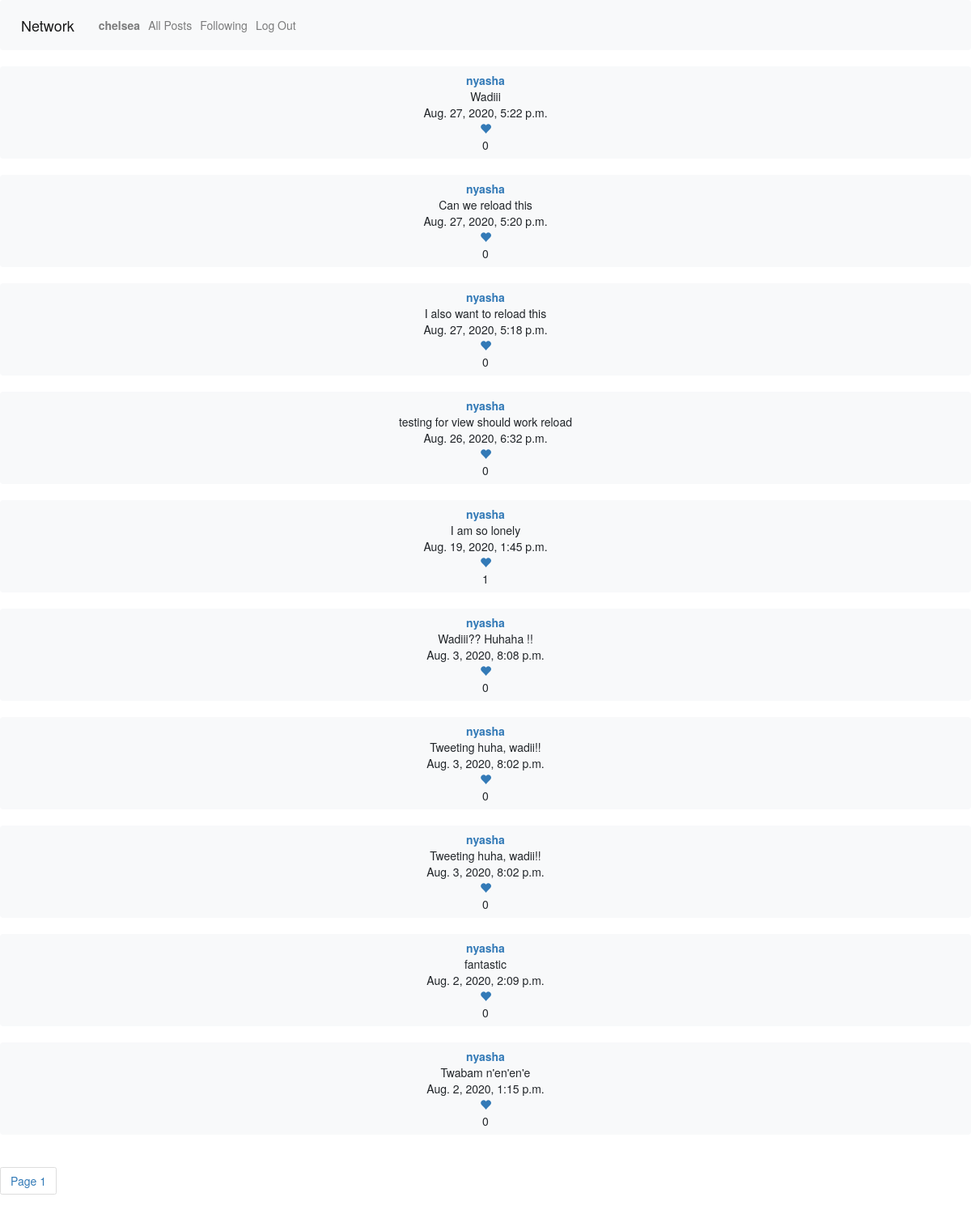
The page /followingbox (signed in) on the database as committed earlier.
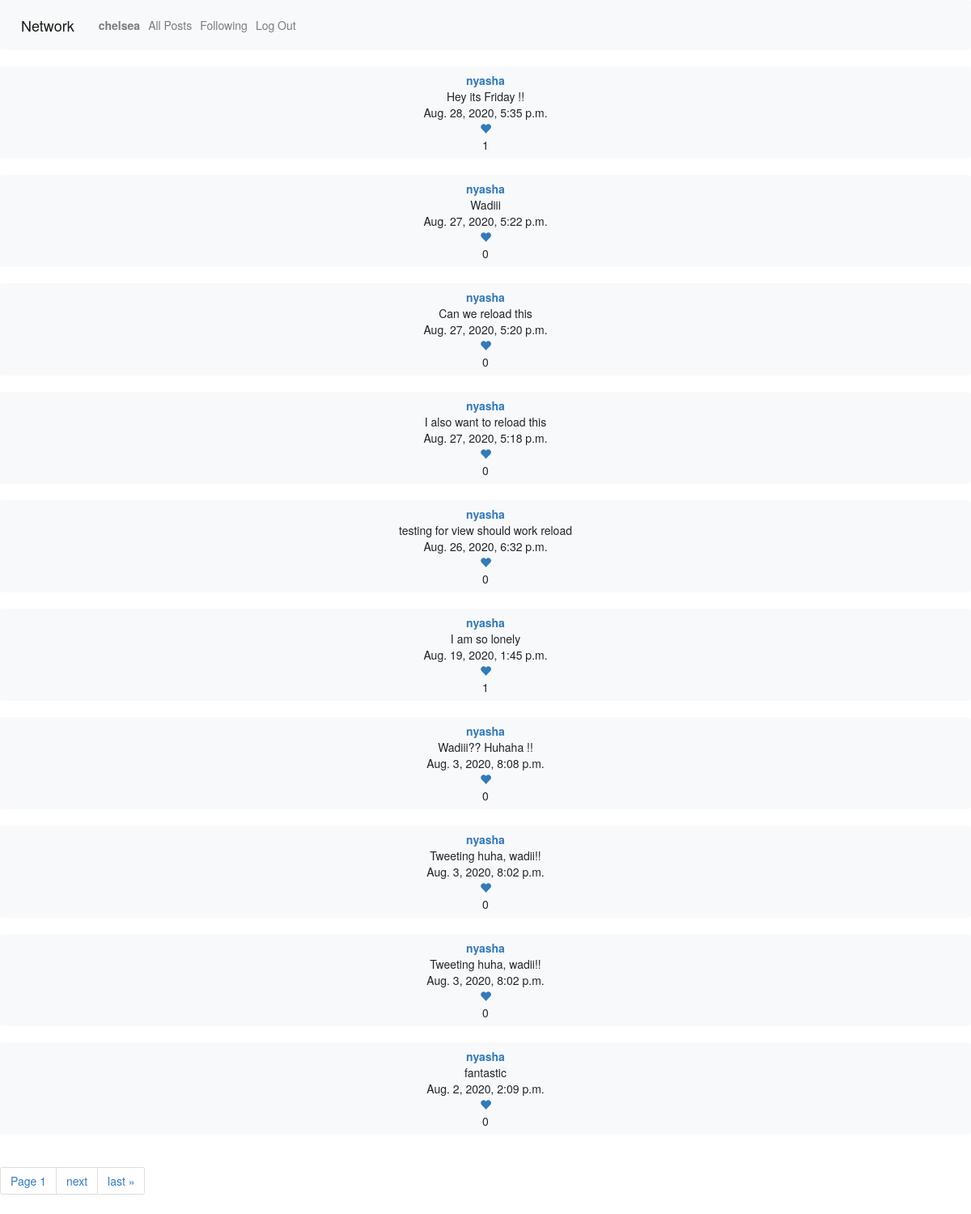
The same page on the database as committed later.
### network/models.py (models this page shows, shortened)
class Tweet(models.Model):
    user = models.ForeignKey(User, related_name="tweets", on_delete=models.CASCADE)
    body = models.TextField(blank=True)
    timestamp = models.DateTimeField(auto_now_add=True)

class User(AbstractUser):
    def serialize(self):
        return{
            "id": self.id,
            "username":self.username,
            "tweets": [{"id":tweets.id,"body": tweets.body, "time": tweets.timestamp} for tweets in self.tweets.order_by("-timestamp").all()],
            "following":[user.following_user_id.id for user in self.following.all()],
            "followers":[user.user_id.id for user in self.followers.all()]
        }

### network/views.py (the view)
# urls.py: path("followingbox", views.followingbox, name="followingbox"),
@login_required
def followingbox(request):
    if request.method == "GET":
        followed_people = UserFollowing.objects.filter(user_id=request.user).values('following_user_id')
        tweets = Tweet.objects.filter(user__in=followed_people)
        tweets = tweets.order_by("-timestamp").all()
        paginator = Paginator(tweets, 10)
        page_number = request.GET.get('page')
        tweets_obj = paginator.get_page(page_number)
        return render(request, 'network/followed_view.html', {'tweets_obj': tweets_obj})
    else:
        return JsonResponse({"error": "Invalid tweetbox."}, status=400)

### network/templates/network/followed_view.html (shortened to what this page needs)
{% extends "network/layout.html" %}
{% load static %}
{% block body %}
<div id="all_tweets_view">
    <div id="all_tweets_list">
    {% for tweet in tweets_obj %}
    <button class="tweet btn btn-light bd btn-block"><a href="{% url 'poster_profile' tweet.user.id %}"><b>{{tweet.user.username}}</b></a><br>{{tweet.body}}<br>{{tweet.timestamp}}<br><form class="like_form"><a href="#" type="submit" class="like" data-id={{tweet.id}}><span class="glyphicon glyphicon-heart"></span></a><div class="like_count">{{tweet.likes.count}}</div></form></button><br>
    {% endfor %}
    </div>
    <div class="pagination_view">
        <span class="step-links">
            <ul class="pagination">
            <li class="page-item"><a class="page-link"><span class="current">Page {{ tweets_obj.number }}</span></a></li>
            {% if tweets_obj.has_next %}
                <li class="page-item"><a class="page-link" href="?page={{ tweets_obj.next_page_number }}">next</a></li>
                <li class="page-item"><a class="page-link" href="?page={{ tweets_obj.paginator.num_pages }}">last &raquo;</a></li>
            {% endif %}
            </ul>
        </span>
    </div>
    </div>
{% endblock %}

Rows that differ between the two databases and show on the page:
no longer on this page (row unchanged): Tweet: user.username "nyasha", body "Twabam n'en'en'e", timestamp "Aug. 2, 2020, 1:15 p.m.", likes.count "0"
added Tweet: user.username "nyasha", body "Hey its Friday !!", timestamp "Aug. 28, 2020, 5:35 p.m.", likes.count "1"
Other text that changed with them:
text now shown: "next last »"
